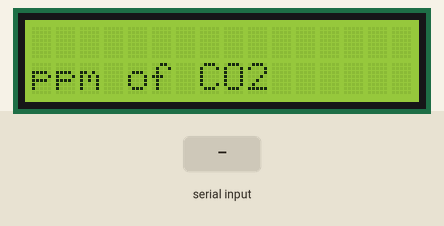
Recording of a sketch running on a simulated Arduino Uno, built with avr-gcc and run on an emulated ATmega328P. On the bench: 16×2 character LCD. The test bench sets the inputs (shaded band).

Above: at 1.2 s.
1.3 s: "1\n" received over the second serial link
At 2.4 s:
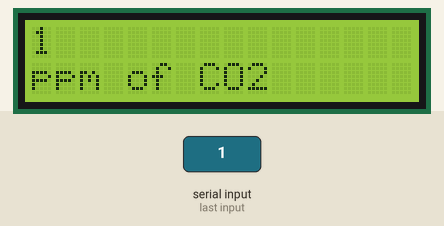
4.3 s: "0\n" received over the second serial link
At 5.1 s:
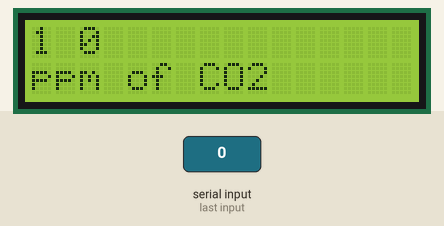
5.8 s: "2\n" received over the second serial link
At 7.1 s:
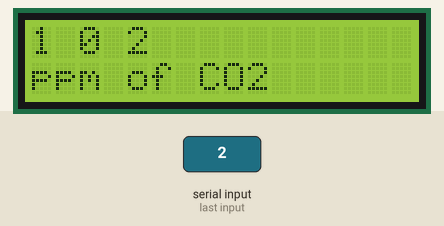
8.8 s: "1\n" received over Serial
11.8 s: "0\n" received over Serial
14.8 s: "2\n" received over Serial
Timing chart, 0 to 17.8 s (numbered marks = the images above; inputs shaded):
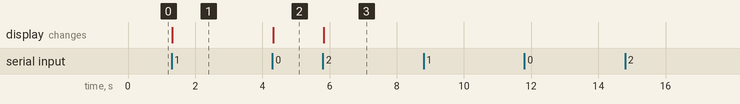

Measured:
- after the input at 1.3 s, the display: changes at once (image 1)
- after the input at 4.3 s, the display: changes at once (image 2)
- after the input at 5.8 s, the display: changes at once (image 3)
- after the input at 8.8 s, every drawn part: stays the same
- after the input at 11.8 s, every drawn part: stays the same
- after the input at 14.8 s, every drawn part: stays the same

The sketch:

Arduino_CO2_Sensor.ino
```cpp
//This code will output data to the Arduino serial monitor.
//Type commands into the Arduino serial monitor to control the EZO-Co2 sensor.


//#include <Wire.h>
#include <LiquidCrystal.h>
LiquidCrystal lcd(12,11,5,4,3,2);

#include <SoftwareSerial.h>                           //we have to include the SoftwareSerial library, or else we can't use it
#define rx 8                                          //define what pin rx is going to be
#define tx 9                                          //define what pin tx is going to be

SoftwareSerial myserial(rx, tx);                      //define how the soft serial port is going to work


String inputstring = "";                              //a string to hold incoming data from the PC
String sensorstring = "";                             //a string to hold the data from the Atlas Scientific product
boolean input_string_complete = false;                //have we received all the data from the PC
boolean sensor_string_complete = false;               //have we received all the data from the Atlas Scientific product
int Co2;                                              //used to hold a integer number that is the Co2


void setup() {                                        //set up the hardware
  Serial.begin(9600);                                 //set baud rate for the hardware serial port_0 to 9600
  myserial.begin(9600);                               //set baud rate for the software serial port to 9600
  inputstring.reserve(10);                            //set aside some bytes for receiving data from the PC
  sensorstring.reserve(30);                           //set aside some bytes for receiving data from Atlas Scientific product
  lcd.begin(16, 2);                      			  //initialize the lcd
}


void serialEvent() {                                  //if the hardware serial port_0 receives a char
  inputstring = Serial.readStringUntil(13);           //read the string until we see a <CR>
  input_string_complete = true;                       //set the flag used to tell if we have received a completed string from the PC
}


void loop() {                                         //here we go...


  if (input_string_complete == true) {                //if a string from the PC has been received in its entirety
    myserial.print(inputstring);                      //send that string to the Atlas Scientific product
    myserial.print('\r');                             //add a <CR> to the end of the string
    inputstring = "";                                 //clear the string
    input_string_complete = false;                    //reset the flag used to tell if we have received a completed string from the PC
  }

  if (myserial.available() > 0) {                     //if we see that the Atlas Scientific product has sent a character
    char inchar = (char)myserial.read();              //get the char we just received
    sensorstring += inchar;                           //add the char to the var called sensorstring
    if (inchar == '\r') {                             //if the incoming character is a <CR>
      sensor_string_complete = true;                  //set the flag
    }
  }


  if (sensor_string_complete == true) {               //if a string from the Atlas Scientific product has been received in its entirety

    Serial.print(sensorstring);                       //send that string to the IDE's serial monitor
    Serial.println(" ppm");

    sensorstring = "";                                //clear the string
    sensor_string_complete = false;                   //reset the flag used to tell if we have received a completed string from the Atlas Scientific product
  }
    lcd.clear();
    //delay(1000)
    lcd.setCursor(0,0);
    lcd.print(sensorstring);
    lcd.setCursor(0,1);
  	lcd.print("ppm of CO2");
}
```
